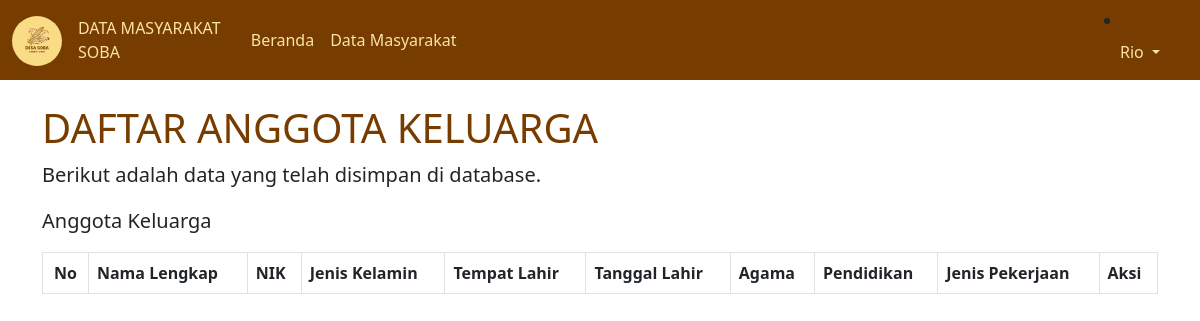
The app's page /anggota_kk.php?id_kk=12345&nama=Andi NTT (signed in), older data.
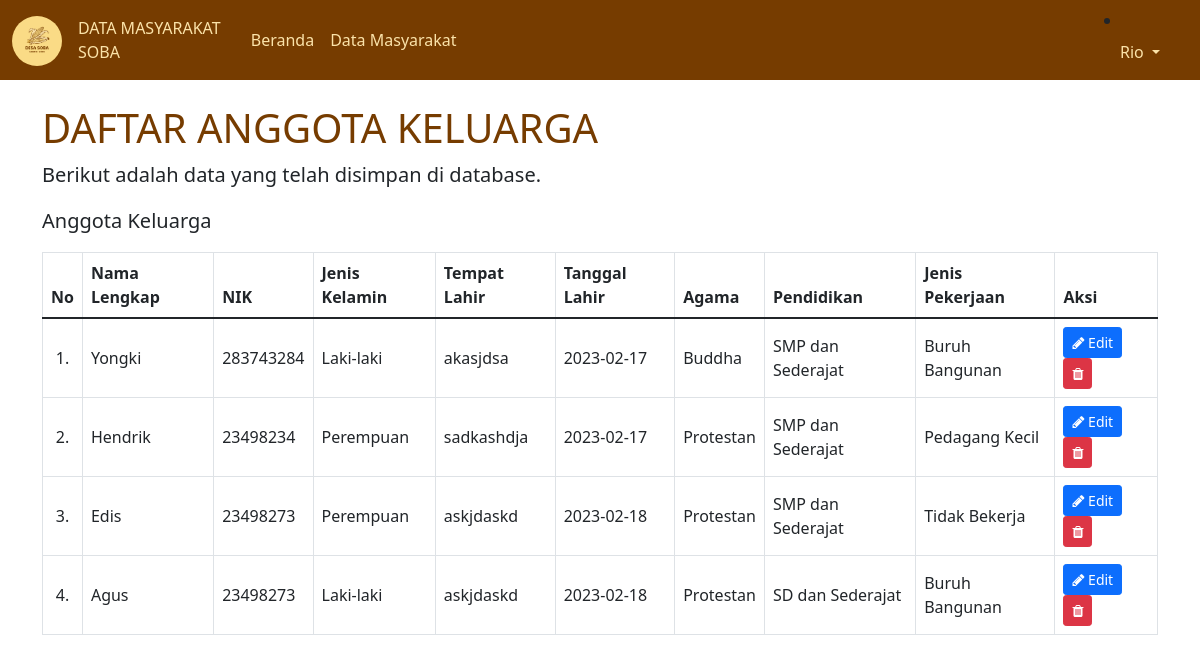
The same page, newer data.
### tables this page shows
CREATE TABLE `anggota_kk` (
  `id` int(100) NOT NULL,
  `nama_lengkap` varchar(200) NOT NULL,
  `nik` int(20) NOT NULL,
  `jenis_kelamin` varchar(20) NOT NULL,
  `tempat_lahir` varchar(50) NOT NULL,
  `tanggal_lahir` date NOT NULL,
  `agama` varchar(20) NOT NULL,
  `pendidikan` varchar(50) NOT NULL,
  `jenis_pekerjaan` varchar(50) NOT NULL,
  `no_kk` int(100) NOT NULL
);

### anggota_kk.php (the view, shortened to what this page needs)
<?php
  require "koneksi.php";
  $no_kk = $_GET['id_kk'];
  $query = "SELECT * FROM anggota_kk WHERE no_kk = '$no_kk'";
  $sql = mysqli_query($conn, $query);
  $no = 0;
?>
<!DOCTYPE html>
<html lang="en">
<head>
    <link rel="stylesheet" href="node_modules/bootstrap/dist/css/bootstrap.min.css">
    <link rel="stylesheet" href="fontawesome/css/font-awesome.min.css">
</head>
<body>
<?php
  require "navbar.php";
  ?>
  <div class="container">
      <h1 class="mt-4" style="color: #763c00">DAFTAR ANGGOTA KELUARGA </h1>
      <figure>
      <blockquote class="blockquote">
        <p>Berikut adalah data yang telah disimpan di database.</p>
      </blockquote>
      </figure>
      <blockquote class="blockquote">
        <p>Anggota Keluarga</p>
      </blockquote>
      <div class="table-responsive">
          <table class="table align-middle table-bordered table-hover">
            <thead>
              <tr>
                <th><center>No</center></th>
                <th>Nama Lengkap</th>
                <th>NIK</th>
                <th>Jenis Kelamin</th>
                <th>Tempat Lahir</th>
                <th>Tanggal Lahir</th>
                <th>Agama</th>
                <th>Pendidikan</th>
                <th>Jenis Pekerjaan</th>
                <th>Aksi</th>
              </tr>
            </thead>
            <tbody>
              <?php
                while($result = mysqli_fetch_array($sql)){
              ?>
              <tr>
                <td><center>
                  <?php echo ++$no; ?>.
                </center></td>
                <td><?php echo $result['nama_lengkap']; ?></td>
                <td><?php echo $result['nik']; ?></td>
                <td><?php echo $result['jenis_kelamin']; ?></td>
                <td><?php echo $result['tempat_lahir']; ?></td>
                <td><?php echo $result['tanggal_lahir']; ?></td>
                <td><?php echo $result['agama']; ?></td>
                <td><?php echo $result['pendidikan']; ?></td>
                <td><?php echo $result['jenis_pekerjaan']; ?></td>
                <td>
                  <a href="kelola_anggota_kk.php?ubah=<?php echo $result['id']; ?>" type="button" class="btn btn-primary btn-sm">
                    <i class="fa fa-pencil"></i>
                    Edit
                  </a>
                  <a href="proses_anggota_kk.php?hapus=<?php echo $result['id']; ?>" type="button" class="btn btn-danger btn-sm" onClick="return confirm('Apakah anda yakin ingin menghapus data tersebut?')">
                    <i class="fa fa-trash"></i>
                  </a>
                </td>
              </tr>
                <?php
                }
                ?>
          </tbody>
          </table>
        </div>
  </div>
</body>
</html>

Row changes from the older to the newer data that the page shows:
added anggota_kk: nama_lengkap "Yongki", nik "283743284", jenis_kelamin "Laki-laki", tempat_lahir "akasjdsa", tanggal_lahir "2023-02-17", agama "Buddha", pendidikan "SMP dan Sederajat", jenis_pekerjaan "Buruh Bangunan"
added anggota_kk: nama_lengkap "Hendrik", nik "23498234", jenis_kelamin "Perempuan", tempat_lahir "sadkashdja", tanggal_lahir "2023-02-17", agama "Protestan", pendidikan "SMP dan Sederajat", jenis_pekerjaan "Pedagang Kecil"
added anggota_kk: nama_lengkap "Edis", nik "23498273", jenis_kelamin "Perempuan", tempat_lahir "askjdaskd", tanggal_lahir "2023-02-18", agama "Protestan", pendidikan "SMP dan Sederajat", jenis_pekerjaan "Tidak Bekerja"
added anggota_kk: nama_lengkap "Agus", nik "23498273", jenis_kelamin "Laki-laki", tempat_lahir "askjdaskd", tanggal_lahir "2023-02-18", agama "Protestan", pendidikan "SD dan Sederajat", jenis_pekerjaan "Buruh Bangunan"
